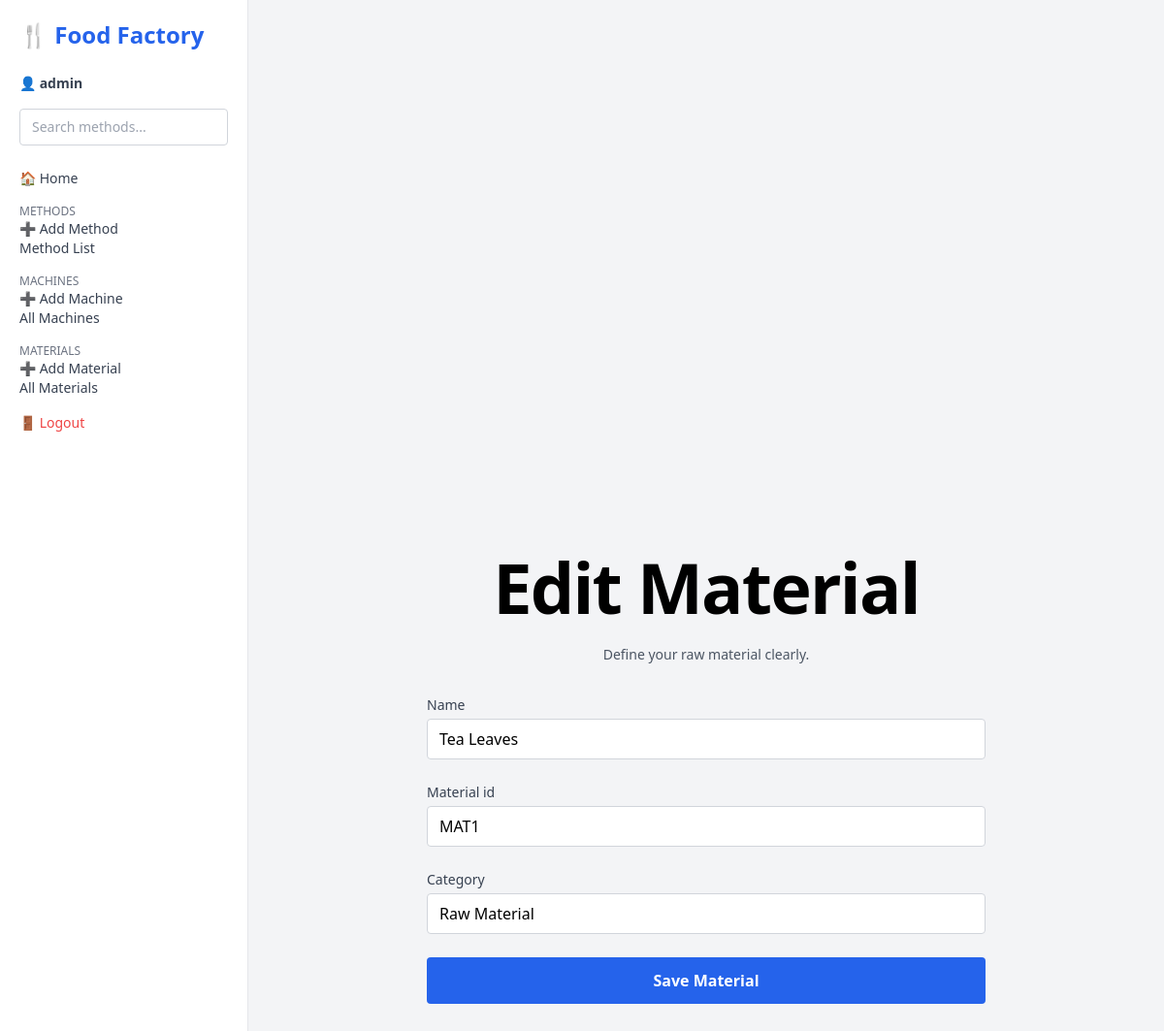
/materials/1/edit/ (signed in), run on the app's committed database.
### factory_app/models.py (models this page shows, shortened)
class Material(models.Model):
    name = models.CharField(max_length=100)
    material_id = models.CharField(max_length=50)
    category = models.CharField(max_length=50)

### factory_app/views.py (the view)
# urls.py: path("materials/<int:pk>/edit/", views.MaterialUpdateView.as_view(), name="material-edit"),
class MaterialUpdateView(LoginRequiredMixin, UpdateView):
    model = Material
    fields = ['name', 'material_id', 'category']
    template_name = 'material/addMaterial.html'
    success_url = reverse_lazy('material-list')

### factory_app/templates/material/addMaterial.html (shortened to what this page needs)
{% extends 'base.html' %}
{% load widget_tweaks %}
{% block content %}
<div class="flex justify-center items-center min-h-screen bg-gray-100 px-4">
  <div class="w-full max-w-xl animate-fade-in-up">
    <div class="mb-8 text-center">
      <h2 class="text-6xl md:text-7xl font-extrabold mb-6 leading-tight tracking-tight">
        {{ view.object.pk|yesno:"Edit Material, Add Material" }}
      </h2>
      <p class="text-sm text-gray-600">
        Define your raw material clearly.
      </p>
    </div>
    <form method="post" class="space-y-6">
      {% for field in form %}
        <div>
          <label for="{{ field.id_for_label }}" class="block text-sm font-medium text-gray-700 mb-1">
            {{ field.label }}
          </label>
          {{ field|add_class:"w-full px-3 py-2 border border-gray-300 rounded focus:outline-none focus:ring-2 focus:ring-blue-500 focus:border-transparent" }}
        </div>
      {% endfor %}
      <button
        type="submit"
        class="w-full py-3 px-6 rounded font-semibold text-white bg-blue-600 hover:bg-blue-700 transition"
      >
        Save Material
      </button>
    </form>
  </div>
</div>
{% endblock %}

### factory_app/templates/base.html (shortened to what this page needs)
<!DOCTYPE html>
<html lang="en">
  <head>
    <script src="https://cdn.tailwindcss.com"></script>
  </head>
  <body class="bg-gray-100">
    <div class="flex flex-col md:flex-row h-screen">
      <aside id="sidebar" class="md:block hidden w-full md:w-64 bg-white border-r border-gray-200 p-5">
        <h2 class="text-2xl font-bold text-blue-600 mb-6 hidden md:block">🍴 Food Factory</h2>
        {% if user.is_authenticated %}
        <div class="mb-4 text-sm text-gray-700">
          👤 <span class="font-semibold">{{ user.username }}</span>
        </div>
        {% endif %}
        <form method="GET" action="{% url 'method-list' %}" class="mb-6">
          <input
            type="text"
            name="search"
            placeholder="Search methods..."
            class="w-full px-3 py-2 border border-gray-300 rounded text-sm focus:outline-none focus:ring-2 focus:ring-blue-500"
          />
        </form>
        <nav class="space-y-4 text-gray-700 text-sm">
          <a href="{% url 'dashboard' %}" class="block hover:text-blue-500">🏠 Home</a>
          <div class="mt-4">
            <p class="text-gray-500 uppercase text-xs">Methods</p>
            <a href="{% url 'add-method' %}" class="block hover:text-blue-500">➕ Add Method</a>
            <a href="{% url 'method-list' %}" class="block hover:text-blue-500">Method List</a>
          </div>
          <div class="mt-4">
            <p class="text-gray-500 uppercase text-xs">Machines</p>
            <a href="{% url 'machine-add' %}" class="block hover:text-blue-500">➕ Add Machine</a>
            <a href="{% url 'machine-list' %}" class="block hover:text-blue-500">All Machines</a>
          </div>
          <div class="mt-4">
            <p class="text-gray-500 uppercase text-xs">Materials</p>
            <a href="{% url 'material-add' %}" class="block hover:text-blue-500">➕ Add Material</a>
            <a href="{% url 'material-list' %}" class="block hover:text-blue-500">All Materials</a>
          </div>
          <form method="post" action="{% url 'logout' %}" class="mt-10">
            <button class="text-red-500 hover:text-red-700">🚪 Logout</button>
          </form>
        </nav>
      </aside>
      <main class="flex-1 p-6 overflow-y-auto">{% block content %} {% endblock %}</main>
    </div>
  </body>
</html>

### factory_app/templates/material/addMaterial.html (style rules this page uses)
.animate-fade-in-up { animation: fadeInUp 0.6s ease-in-out; }

### factory_app/templates/base.html (style rules this page uses)
.animate-fade-in-up { animation: fade-in 1s ease-out, slide-up 1s ease-out; }

### data on the page
Material: object.pk "Edit Material", form "Tea Leaves" "MAT1" "Raw Material"

### other printed values
{{ user.username }} "admin"
{{ field.label }} "Name" "Material id" "Category"
